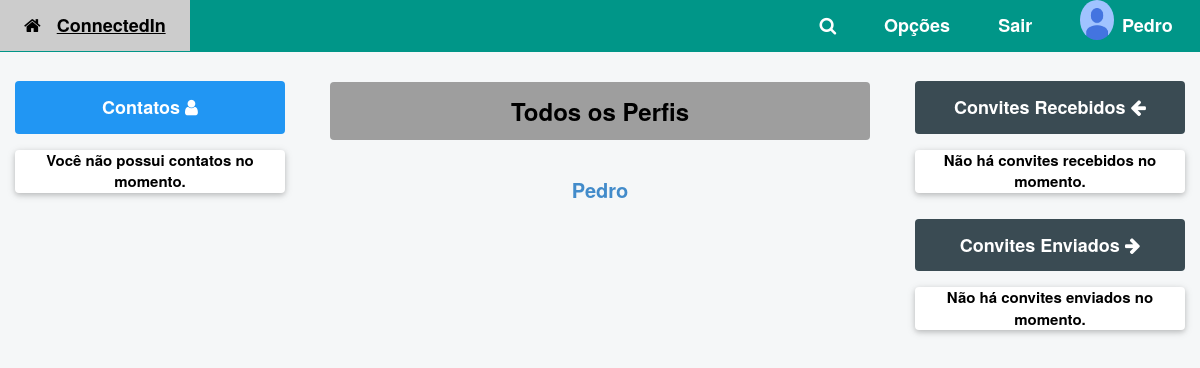
Page /index/ (signed in) on the earlier database version.
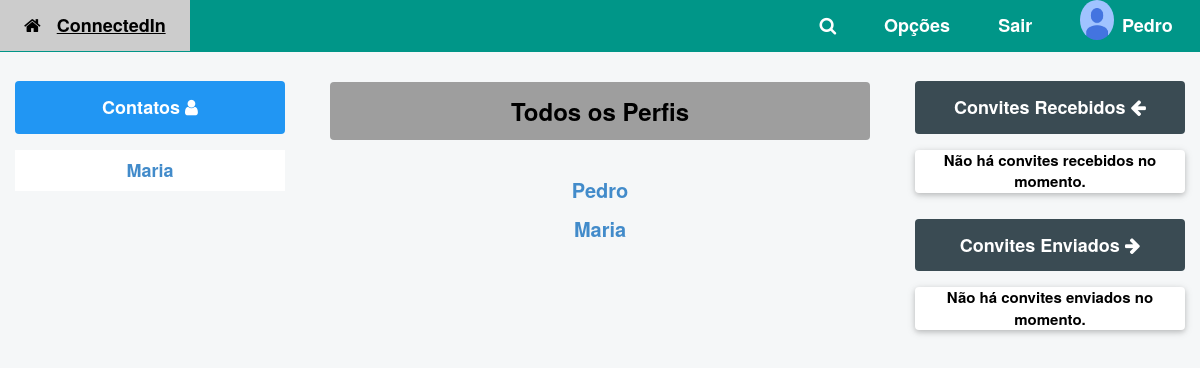
Same page on the later database version.
### perfis/models.py (models this page shows, shortened)
class Perfil(models.Model):
	telefone = models.CharField(max_length=11, null=False)
	contatos = models.ManyToManyField('self', related_name='contatos')
	usuario = models.OneToOneField(User,related_name="perfil",on_delete=models.CASCADE)
	ativo = models.BooleanField(default=True)
	contatos_bloqueados = models.ManyToManyField('self', related_name='contatos_bloqueados')
	melhores_amigos = models.ManyToManyField('self', related_name='melhores_amigos')
	@property
	def nome(self):
		return self.usuario.username

### perfis/views.py (the view)
# urls.py: path('index/', views.index, name='index'),
@login_required
@transaction.atomic
def index(request):
	return render(request, 'index.html',{'perfis': Perfil.objects.all(),\
                   'perfil_logado' : get_perfil_logado(request)})

### perfis/views.py (called while the page is built)
@login_required
def get_perfil_logado(request):
	return request.user.perfil

### perfis/templates/index.html (shortened to what this page needs)
{% extends "base.html" %}
{% block body %}
    <div class="w3-row" style="margin-top: 1px;margin-left: 5%; margin-right: 5%;">
        <div class="w3-row">
            <h3 class="w3-round w3-center w3-panel w3-padding-16 w3-gray"><b>Todos os Perfis</b></h3>
            {% if perfis %}
                <div class="w3-col w3-center" style="margin-top: 10px;">
                    {% for perfil in perfis %}
                        <div style="margin-top: 10px; font-size: 20px;">
                           <a href="{% url 'exibir' perfil.id %}">{{ perfil.nome }}</a>
                        </div>
                    {% endfor %}
                </div>
            {% else %}
                <div class="w3-card w3-white w3-round w3-center" style="font-size: 15px;">
                    <p>Nenhum Perfil encontrado</p>
                </div>
            {% endif %}
        </div>
    </div>
{% endblock %}

### perfis/templates/base.html (shortened to what the changed rows need)
{% load static %}
<!DOCTYPE html>
<html lang="pt">
  <head>
    <link href="{% static 'styles/w3/w3.css' %}" rel="stylesheet">
    <link href="{% static 'styles/w3/w3-theme-blue-grey.css' %}" rel="stylesheet">
    <link href="{% static 'styles/bootstrap/bootstrap.css' %}" rel="stylesheet">
    <link href="{% static 'styles/site.css' %}" rel="stylesheet">
    <link href="{% static 'styles/signin.css' %}" rel="stylesheet">
    <link rel="stylesheet" href="https://cdnjs.cloudflare.com/ajax/libs/font-awesome/4.7.0/css/font-awesome.min.css">
  </head>
  <body class="w3-theme-l5">
    <header class="w3-top">
      <div class="w3-bar nav-color w3-left-align w3-large">
        <div class="w3-dropdown-hover w3-hide-small w3-right" title="User">
          <button class="w3-button w3-padding-large logo-user">
            <span style="margin-left: 5px;"><b style="color: white;">{{perfil_logado.nome}}</b></span>
          </button>
        </div>
      </div>
    </header>
    <div class="w3-row">
      <nav class="w3-col  w3-cell w3-mobile" style="width:25%; margin-top: 25px;">
        <div class="w3-row" style="margin-left: 5%; margin-right: 5%;">
          {% with total_de_contatos=perfil_logado.contatos.count %}
            {% if total_de_contatos %}
              <div class="w3-white">
                {% for contato in perfil_logado.contatos.all %}
                  <div class="w3-row">
                    <div class="w3-col w3-cell w3-center" style="width: 100%;">
                    <h4><b><a href="{% url 'exibir' contato.id %}">{{contato.nome}}</a></b></h4>
                    </div>
                  </div>
                {% endfor %}
              </div>
            {% else %}
              <div class="w3-card w3-white w3-round w3-center" style="font-size: 15px;">
                <p>Você não possui contatos no momento.</p>
              </div>
            {% endif %}
          {% endwith%}
        </div>
      </nav>
      <section class="w3-col  w3-cell w3-mobile" style="width:50%; margin-top: 25px;">
        {% block body%}
        {% endblock %}
      </section>
    </div>
  </body>
</html>

Differences in the rows shown:
added Perfil: nome "Maria"
Other differences:
text no longer shown: "Você não possui contatos no momento."
